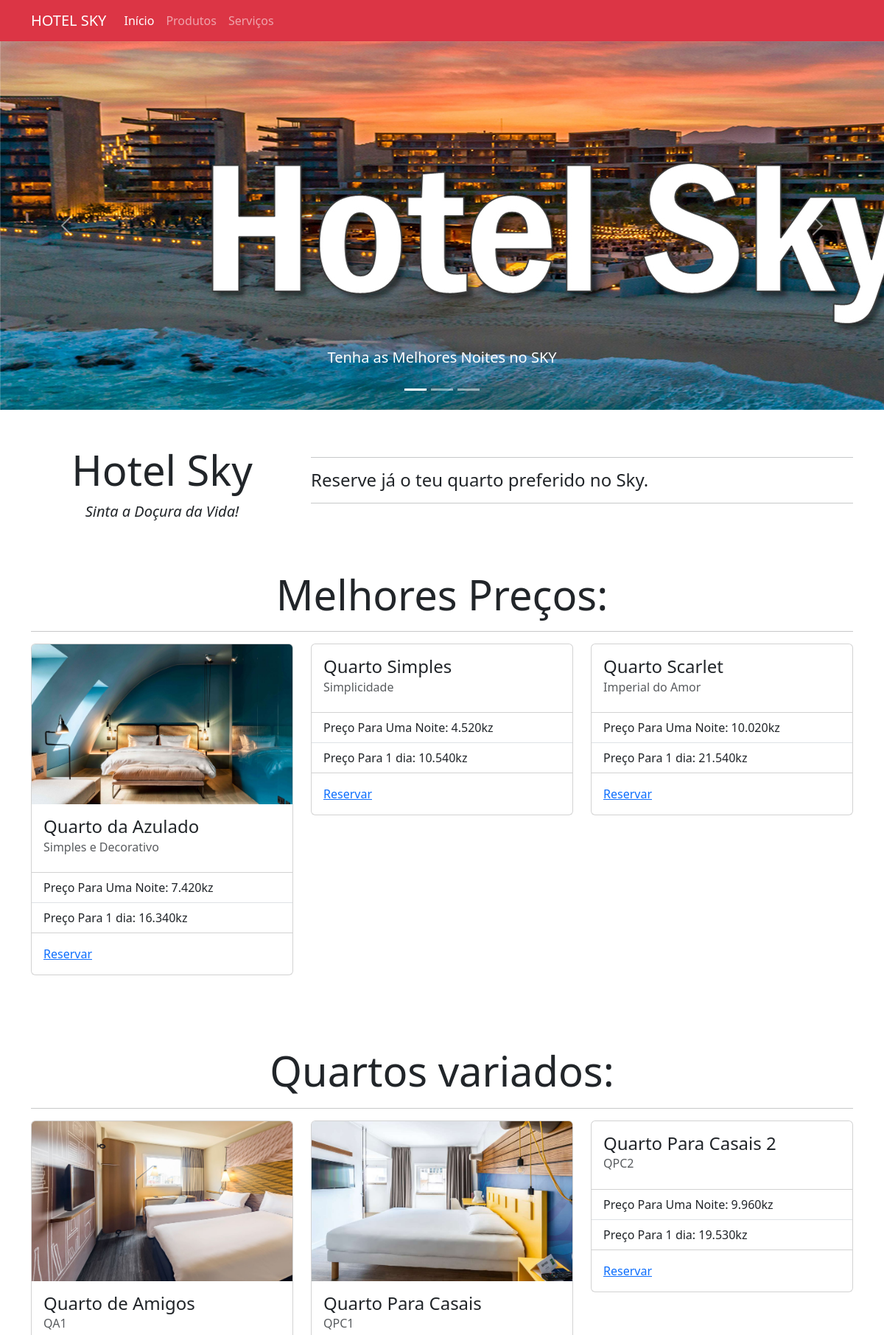
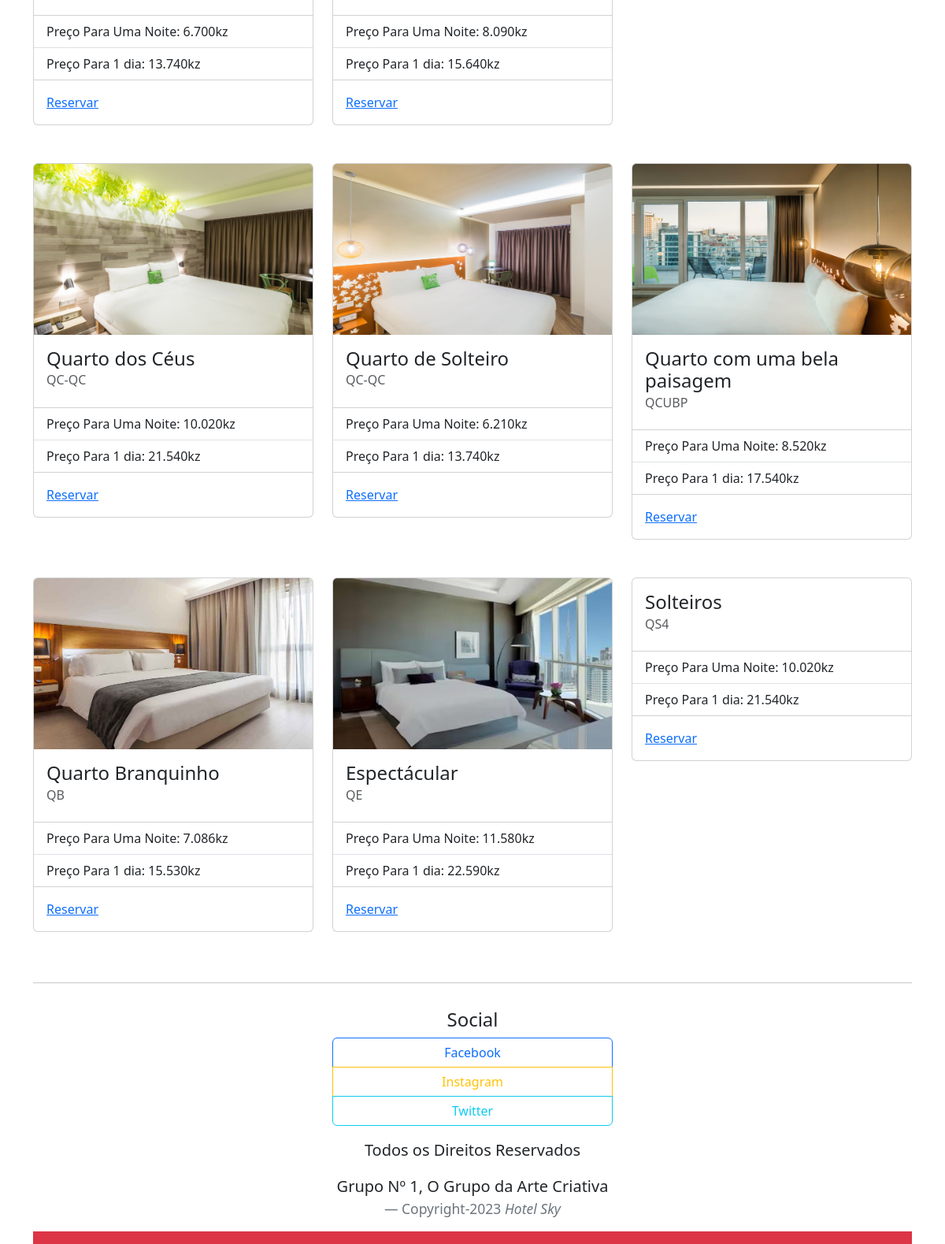
/Produto.php, run on the app's committed database (2 pictures, top to bottom).
### tables this page shows
CREATE TABLE `quarto` (
  `codigoQuarto` int NOT NULL,
  `nome` varchar(50) NOT NULL,
  `descricao` varchar(50) NOT NULL,
  `preco_uma_noite` varchar(30) NOT NULL,
  `preco_um_dia` varchar(30) NOT NULL
);

### Produto.php (the view, shortened to what the rows shown need)
<?php
include("php/config.php");
$sql16="SELECT nome FROM quarto where codigoQuarto=16";
$res16=$conn->query($sql16);
$row16=$res16->fetch_object();
$sql16de="SELECT descricao FROM quarto where codigoQuarto=16";
$res16de=$conn->query($sql16de);
$row16de=$res16de->fetch_object();
$sql16p="SELECT preco_uma_noite FROM quarto where codigoQuarto=16";
$res16p=$conn->query($sql16p);
$row16p=$res16p->fetch_object();
$sql16pr="SELECT preco_um_dia FROM quarto where codigoQuarto=16";
$res16pr=$conn->query($sql16pr);
$row16pr=$res16pr->fetch_object();
$sql17="SELECT nome FROM quarto where codigoQuarto=17";
$res17=$conn->query($sql17);
$row17=$res17->fetch_object();
$sql17de="SELECT descricao FROM quarto where codigoQuarto=17";
$res17de=$conn->query($sql17de);
$row17de=$res17de->fetch_object();
$sql17p="SELECT preco_uma_noite FROM quarto where codigoQuarto=17";
$res17p=$conn->query($sql17p);
$row17p=$res17p->fetch_object();
$sql17pr="SELECT preco_um_dia FROM quarto where codigoQuarto=17";
$res17pr=$conn->query($sql17pr);
$row17pr=$res17pr->fetch_object();
$sql18="SELECT nome FROM quarto where codigoQuarto=18";
$res18=$conn->query($sql18);
$row18=$res18->fetch_object();
$sql18de="SELECT descricao FROM quarto where codigoQuarto=18";
$res18de=$conn->query($sql18de);
$row18de=$res18de->fetch_object();
$sql18p="SELECT preco_uma_noite FROM quarto where codigoQuarto=18";
$res18p=$conn->query($sql18p);
$row18p=$res18p->fetch_object();
$sql18pr="SELECT preco_um_dia FROM quarto where codigoQuarto=18";
$res18pr=$conn->query($sql18pr);
$row18pr=$res18pr->fetch_object();
$sql14="SELECT nome FROM quarto where codigoQuarto=14";
$res14=$conn->query($sql14);
$row14=$res14->fetch_object();
$sql14de="SELECT descricao FROM quarto where codigoQuarto=14";
$res14de=$conn->query($sql14de);
$row14de=$res14de->fetch_object();
$sql14p="SELECT preco_uma_noite FROM quarto where codigoQuarto=14";
$res14p=$conn->query($sql14p);
$row14p=$res14p->fetch_object();
$sql14pr="SELECT preco_um_dia FROM quarto where codigoQuarto=14";
$res14pr=$conn->query($sql14pr);
$row14pr=$res14pr->fetch_object();
$sql15="SELECT nome FROM quarto where codigoQuarto=15";
$res15=$conn->query($sql15);
$row15=$res15->fetch_object();
$sql15de="SELECT descricao FROM quarto where codigoQuarto=15";
$res15de=$conn->query($sql15de);
$row15de=$res15de->fetch_object();
$sql15p="SELECT preco_uma_noite FROM quarto where codigoQuarto=15";
$res15p=$conn->query($sql15p);
$row15p=$res15p->fetch_object();
$sql15pr="SELECT preco_um_dia FROM quarto where codigoQuarto=15";
$res15pr=$conn->query($sql15pr);
$row15pr=$res15pr->fetch_object();
$sql19="SELECT nome FROM quarto where codigoQuarto=19";
$res19=$conn->query($sql19);
$row19=$res19->fetch_object();
$sql19de="SELECT descricao FROM quarto where codigoQuarto=19";
$res19de=$conn->query($sql19de);
$row19de=$res19de->fetch_object();
$sql19p="SELECT preco_uma_noite FROM quarto where codigoQuarto=19";
$res19p=$conn->query($sql19p);
$row19p=$res19p->fetch_object();
$sql19pr="SELECT preco_um_dia FROM quarto where codigoQuarto=19";
$res19pr=$conn->query($sql19pr);
$row19pr=$res19pr->fetch_object();
$sql20="SELECT nome FROM quarto where codigoQuarto=20";
$res20=$conn->query($sql20);
$row20=$res20->fetch_object();
$sql20de="SELECT descricao FROM quarto where codigoQuarto=20";
$res20de=$conn->query($sql20de);
$row20de=$res20de->fetch_object();
$sql20p="SELECT preco_uma_noite FROM quarto where codigoQuarto=20";
$res20p=$conn->query($sql20p);
$row20p=$res20p->fetch_object();
$sql20pr="SELECT preco_um_dia FROM quarto where codigoQuarto=20";
$res20pr=$conn->query($sql20pr);
$row20pr=$res20pr->fetch_object();
$sql4="SELECT nome FROM quarto where codigoQuarto=4";
$res4=$conn->query($sql4);
$row4=$res4->fetch_object();
$res4de=$conn->query($sql20de);
$row4de=$res4de->fetch_object();
$sql4p="SELECT preco_uma_noite FROM quarto where codigoQuarto=4";
$res4p=$conn->query($sql4p);
$row4p=$res4p->fetch_object();
$sql4pr="SELECT preco_um_dia FROM quarto where codigoQuarto=4";
$res4pr=$conn->query($sql4pr);
$row4pr=$res4pr->fetch_object();
$sql21="SELECT nome FROM quarto where codigoQuarto=21";
$res21=$conn->query($sql21);
$row21=$res21->fetch_object();
$sql21de="SELECT descricao FROM quarto where codigoQuarto=21";
$res21de=$conn->query($sql21de);
$row21de=$res21de->fetch_object();
$sql21p="SELECT preco_uma_noite FROM quarto where codigoQuarto=21";
$res21p=$conn->query($sql21p);
$row21p=$res21p->fetch_object();
$sql21pr="SELECT preco_um_dia FROM quarto where codigoQuarto=21";
$res21pr=$conn->query($sql21pr);
$row21pr=$res21pr->fetch_object();
$sql22="SELECT nome FROM quarto where codigoQuarto=22";
$res22=$conn->query($sql22);
$row22=$res22->fetch_object();
$sql22de="SELECT descricao FROM quarto where codigoQuarto=22";
$res22de=$conn->query($sql22de);
$row22de=$res22de->fetch_object();
$sql22p="SELECT preco_uma_noite FROM quarto where codigoQuarto=22";
$res22p=$conn->query($sql22p);
$row22p=$res22p->fetch_object();
$sql22pr="SELECT preco_um_dia FROM quarto where codigoQuarto=22";
$res22pr=$conn->query($sql22pr);
$row22pr=$res22pr->fetch_object();
$sql23="SELECT nome FROM quarto where codigoQuarto=23";
$res23=$conn->query($sql23);
$row23=$res23->fetch_object();
$sql23de="SELECT descricao FROM quarto where codigoQuarto=23";
$res23de=$conn->query($sql23de);
$row23de=$res23de->fetch_object();
$sql23p="SELECT preco_uma_noite FROM quarto where codigoQuarto=23";
$res23p=$conn->query($sql23p);
$row23p=$res23p->fetch_object();
$sql23pr="SELECT preco_um_dia FROM quarto where codigoQuarto=23";
$res23pr=$conn->query($sql23pr);
$row23pr=$res23pr->fetch_object();
$sql24="SELECT nome FROM quarto where codigoQuarto=24";
$res24=$conn->query($sql24);
$row24=$res24->fetch_object();
$sql24de="SELECT descricao FROM quarto where codigoQuarto=24";
$res24de=$conn->query($sql24de);
$row24de=$res24de->fetch_object();
$sql24p="SELECT preco_uma_noite FROM quarto where codigoQuarto=24";
$res24p=$conn->query($sql24p);
$row24p=$res24p->fetch_object();
$sql24pr="SELECT preco_um_dia FROM quarto where codigoQuarto=24";
$res24pr=$conn->query($sql24pr);
$row24pr=$res24pr->fetch_object();
?>
<!DOCTYPE html>
<html lang="pt">
<head>
    <link rel="stylesheet" href="css/bootstrap.css">
</head>
<body>
    <div class="container mt-5">
        <div class="row justify-content-center">
            <div class="text-center col-md-4">
                <h1 class="display-4">Hotel Sky</h1>
            </div>
            <div class="container mt-5">
                <h1 class="text-center display-4">Melhores Preços:</h1>
                <div class="row justify-content-sm-center">
                    <div class="col-sm-6 col-md-4">
                        <div class="card mb-5">
                            <div class="card-body">
                                <h4 class="card-title"><?php print $row16->nome;  ?></h4>
                                <h6 class="card-subtitle text-muted mb-2"><?php print $row16de->descricao;  ?></h6>
                            </div>
                            <ul class="list-group list-group-flush">
                                <li class="list-group-item"><?php print $row16p->preco_uma_noite;  ?></li>
                                <li class="list-group-item"><?php print $row16pr->preco_um_dia;  ?></li>
                            </ul>
                        </div>
                    </div>
                    <div class="col-sm-6 col-md-4">
                        <div class="card mb-5">
                            <div class="card-body">
                            <h4 class="card-title"><?php print $row17->nome;  ?></h4>
                                <h6 class="card-subtitle text-muted mb-2"><?php print $row17de->descricao;  ?></h6>
                            </div>
                            <ul class="list-group list-group-flush">
                                <li class="list-group-item"><?php print $row17p->preco_uma_noite;  ?></li>
                                <li class="list-group-item"><?php print $row17pr->preco_um_dia;  ?></li>
                            </ul>
                        </div>
                    </div>
                    <div class="col-sm-6 col-md-4">
                        <div class="card mb-5">
                            <div class="card-body">
                            <h4 class="card-title"><?php print $row18->nome;  ?></h4>
                                <h6 class="card-subtitle text-muted mb-2"><?php print $row18de->descricao;  ?></h6>
                            </div>
                            <ul class="list-group list-group-flush">
                                <li class="list-group-item"><?php print $row18p->preco_uma_noite;  ?></li>
                                <li class="list-group-item"><?php print $row18pr->preco_um_dia;  ?></li>
                            </ul>
                        </div>
                    </div>
                    <div class="container mt-5">
                        <h1 class="text-center display-4">Quartos variados:</h1>
                        <div class="row justify-content-sm-center">
                            <div class="col-sm-6 col-md-4">
                                <div class="card mb-5">
                                    <div class="card-body">
                                    <h4 class="card-title"><?php print $row14->nome;  ?></h4>
                                <h6 class="card-subtitle text-muted mb-2"><?php print $row14de->descricao;  ?></h6>
                            </div>
                            <ul class="list-group list-group-flush">
                                <li class="list-group-item"><?php print $row14p->preco_uma_noite;  ?></li>
                                <li class="list-group-item"><?php print $row14pr->preco_um_dia;  ?></li>
                                    </ul>
                                </div>
                            </div>
                            <div class="col-sm-6 col-md-4">
                                <div class="card mb-5">
                                    <div class="card-body">
                                    <h4 class="card-title"><?php print $row15->nome;  ?></h4>
                                <h6 class="card-subtitle text-muted mb-2"><?php print $row15de->descricao;  ?></h6>
                            </div>
                            <ul class="list-group list-group-flush">
                                <li class="list-group-item"><?php print $row15p->preco_uma_noite;  ?></li>
                                <li class="list-group-item"><?php print $row15pr->preco_um_dia;  ?></li>
                                    </ul>
                                </div>
                            </div>
                            <div class="col-sm-6 col-md-4">
                                <div class="card mb-5">
                                    <div class="card-body">
                                    <h4 class="card-title"><?php print $row19->nome;  ?></h4>
                                <h6 class="card-subtitle text-muted mb-2"><?php print $row19de->descricao;  ?></h6>
                            </div>
                            <ul class="list-group list-group-flush">
                                <li class="list-group-item"><?php print $row19p->preco_uma_noite;  ?></li>
                                <li class="list-group-item"><?php print $row19pr->preco_um_dia;  ?></li>
                                    </ul>
                                </div>
                            </div>
                            <div class="col-sm-6 col-md-4">
                                <div class="card mb-5">
                                    <div class="card-body">
                                    <h4 class="card-title"><?php print $row20->nome;  ?></h4>
                                <h6 class="card-subtitle text-muted mb-2"><?php print $row20de->descricao;  ?></h6>
                            </div>
                            <ul class="list-group list-group-flush">
                                <li class="list-group-item"><?php print $row20p->preco_uma_noite;  ?></li>
                                <li class="list-group-item"><?php print $row20pr->preco_um_dia;  ?></li>
                                    </ul>
                                </div>
                            </div>
                            <div class="col-sm-6 col-md-4">
                                <div class="card mb-5">
                                    <div class="card-body">
                                    <h4 class="card-title"><?php print $row4->nome;  ?></h4>
                                <h6 class="card-subtitle text-muted mb-2"><?php print $row4de->descricao;  ?></h6>
                            </div>
                            <ul class="list-group list-group-flush">
                                <li class="list-group-item"><?php print $row4p->preco_uma_noite;  ?></li>
                                <li class="list-group-item"><?php print $row4pr->preco_um_dia;  ?></li>
                                    </ul>
                                </div>
                            </div>
                            <div class="col-sm-6 col-md-4">
                                <div class="card mb-5">
                                    <div class="card-body">
                                    <h4 class="card-title"><?php print $row21->nome;  ?></h4>
                                <h6 class="card-subtitle text-muted mb-2"><?php print $row21de->descricao;  ?></h6>
                            </div>
                            <ul class="list-group list-group-flush">
                                <li class="list-group-item"><?php print $row21p->preco_uma_noite;  ?></li>
                                <li class="list-group-item"><?php print $row21pr->preco_um_dia;  ?></li>
                                    </ul>
                                </div>
                            </div>
                            <div class="col-sm-6 col-md-4">
                                <div class="card mb-5">
                                    <div class="card-body">
                                    <h4 class="card-title"><?php print $row22->nome;  ?></h4>
                                <h6 class="card-subtitle text-muted mb-2"><?php print $row22de->descricao;  ?></h6>
                            </div>
                            <ul class="list-group list-group-flush">
                                <li class="list-group-item"><?php print $row22p->preco_uma_noite;  ?></li>
                                <li class="list-group-item"><?php print $row22pr->preco_um_dia;  ?></li>
                                    </ul>
                                </div>
                            </div>
                            <div class="col-sm-6 col-md-4">
                                <div class="card mb-5">
                                    <div class="card-body">
                                    <h4 class="card-title"><?php print $row23->nome;  ?></h4>
                                <h6 class="card-subtitle text-muted mb-2"><?php print $row23de->descricao;  ?></h6>
                            </div>
                            <ul class="list-group list-group-flush">
                                <li class="list-group-item"><?php print $row23p->preco_uma_noite;  ?></li>
                                <li class="list-group-item"><?php print $row23pr->preco_um_dia;  ?></li>
                                    </ul>
                                </div>
                            </div>
                            <div class="col-sm-6 col-md-4">
                                <div class="card mb-5">
                                    <div class="card-body">
                                    <h4 class="card-title"><?php print $row24->nome;  ?></h4>
                                <h6 class="card-subtitle text-muted mb-2"><?php print $row24de->descricao;  ?></h6>
                            </div>
                            <ul class="list-group list-group-flush">
                                <li class="list-group-item"><?php print $row24p->preco_uma_noite;  ?></li>
                                <li class="list-group-item"><?php print $row24pr->preco_um_dia;  ?></li>
                                    </ul>
                                </div>
                            </div>
                </div>
            </div>
            </div>
        </body>
</html>

### data on the page
quarto: nome "Quarto da Azulado", descricao "Simples e Decorativo", preco_uma_noite "Preço Para Uma Noite: 7.420kz", preco_um_dia "Preço Para 1 dia: 16.340kz"
quarto: nome "Quarto Simples", descricao "Simplicidade", preco_uma_noite "Preço Para Uma Noite: 4.520kz", preco_um_dia "Preço Para 1 dia: 10.540kz"
quarto: nome "Quarto Scarlet", descricao "Imperial do Amor", preco_uma_noite "Preço Para Uma Noite: 10.020kz", preco_um_dia "Preço Para 1 dia: 21.540kz"
quarto: nome "Quarto de Amigos", descricao "QA1", preco_uma_noite "Preço Para Uma Noite: 6.700kz", preco_um_dia "Preço Para 1 dia: 13.740kz"
quarto: nome "Quarto Para Casais", descricao "QPC1", preco_uma_noite "Preço Para Uma Noite: 8.090kz", preco_um_dia "Preço Para 1 dia: 15.640kz"
quarto: nome "Quarto Para Casais 2", descricao "QPC2", preco_uma_noite "Preço Para Uma Noite: 9.960kz", preco_um_dia "Preço Para 1 dia: 19.530kz"
quarto: nome "Quarto dos Céus", descricao "QC-QC", preco_uma_noite "Preço Para Uma Noite: 10.020kz", preco_um_dia "Preço Para 1 dia: 21.540kz"
quarto: nome "Quarto de Solteiro", preco_uma_noite "Preço Para Uma Noite: 6.210kz", preco_um_dia "Preço Para 1 dia: 13.740kz"
quarto: nome "Quarto com uma bela paisagem", descricao "QCUBP", preco_uma_noite "Preço Para Uma Noite: 8.520kz", preco_um_dia "Preço Para 1 dia: 17.540kz"
quarto: nome "Quarto Branquinho", descricao "QB", preco_uma_noite "Preço Para Uma Noite: 7.086kz", preco_um_dia "Preço Para 1 dia: 15.530kz"
quarto: nome "Espectácular", descricao "QE", preco_uma_noite "Preço Para Uma Noite: 11.580kz", preco_um_dia "Preço Para 1 dia: 22.590kz"
quarto: nome "Solteiros", descricao "QS4", preco_uma_noite "Preço Para Uma Noite: 10.020kz", preco_um_dia "Preço Para 1 dia: 21.540kz"
